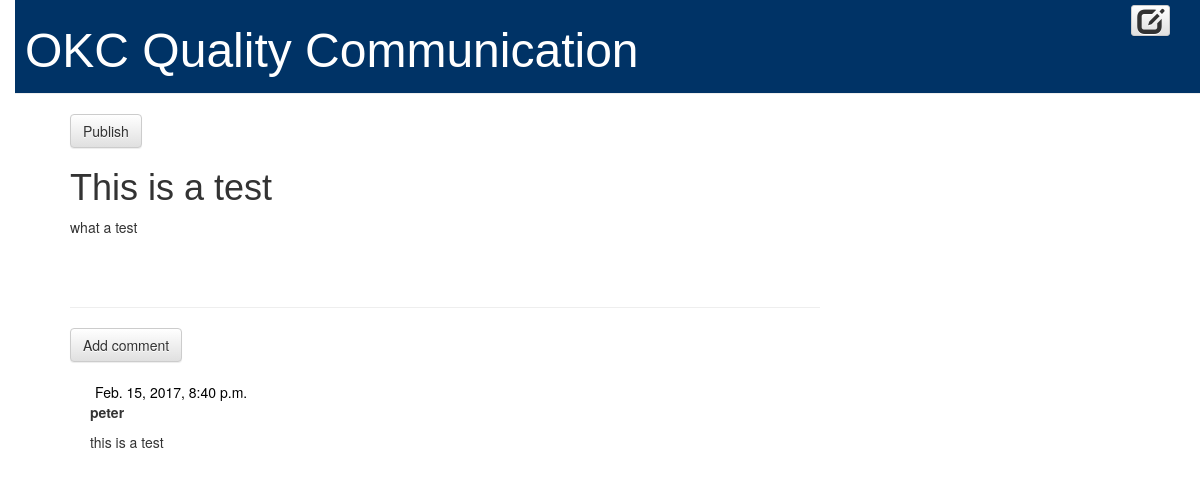
The app's page /post/4/ with its own data.
### blog/models.py (models this page shows, shortened)
class Post(models.Model):
    author = models.ForeignKey('auth.User')
    title = models.CharField(max_length=200)
    text = models.TextField()
    created_date = models.DateTimeField(default=timezone.now)
    published_date = models.DateTimeField(blank=True, null=True)

class Comment(models.Model):
    post = models.ForeignKey('blog.Post', related_name='comments')
    author = models.CharField(max_length=200)
    text = models.TextField()
    created_date = models.DateTimeField(default=timezone.now)
    approved_comment = models.BooleanField(default=False)

### blog/views.py (the view)
# urls.py: url(r'^post/(?P<pk>\d+)/$', views.post_detail, name='post_detail'),
def post_detail(request, pk):
    post = get_object_or_404(Post, pk=pk)
    return render(request, 'blog/post_detail.html', {'post': post})

### blog/templates/blog/post_detail.html (shortened to what this page needs)
{% extends 'blog/base.html' %}
{% block content %}
    <div class="post">
        {% if post.published_date %}
            <div class="date">
                {{ post.published_date }}
            </div>
        {% else %}
            <a class="btn btn-default" href="{% url 'post_publish' pk=post.pk %}">Publish</a>
        {% endif %}
        <h1>{{ post.title }}</h1>
        <p>{{ post.text|linebreaksbr }}</p>
    </div>
    <hr>
    <a class="btn btn-default" href="{% url 'add_comment_to_post' pk=post.pk %}">Add comment</a>
    {% for comment in post.comments.all %}
        {% if user.is_authenticated or comment.approved_comment %}
        <div class="comment">
            <div class="date">
                {{ comment.created_date }}
            </div>
            <strong>{{ comment.author }}</strong>
            <p>{{ comment.text|linebreaks }}</p>
        </div>
        {% endif %}
    {% empty %}
        <p>No comments here yet.</p>
    {% endfor %}
{% endblock %}

### default/static/css0/blog.css (style rules this page uses)
body { padding-left: 15px; }
h1, h2, h3, h4 { font-family: sans-serif; }
.date { color: #000000; padding: 0px 0px 0px 5px; }
.post { margin-bottom: 70px; }
.comment { margin: 20px 0px 20px 20px; }

### records on screen
Post: title "This is a test", text "what a test"
Comment: created_date "Feb. 15, 2017, 8:40 p.m.", author "peter", text "this is a test"
